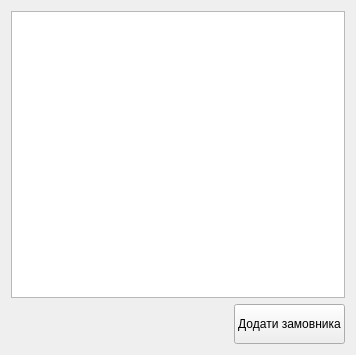
<?xml version="1.0" encoding="UTF-8"?>
<ui version="4.0">
 <class>CustomerForm</class>
 <widget class="QWidget" name="CustomerForm">
  <property name="geometry">
   <rect>
    <x>0</x>
    <y>0</y>
    <width>356</width>
    <height>355</height>
   </rect>
  </property>
  <property name="windowTitle">
   <string>Form</string>
  </property>
  <layout class="QVBoxLayout" name="verticalLayout">
   <item>
    <widget class="CustomerTableView" name="tableCustomer"/>
   </item>
   <item>
    <layout class="QHBoxLayout" name="horizontalLayout">
     <item>
      <spacer name="horizontalSpacer">
       <property name="orientation">
        <enum>Qt::Horizontal</enum>
       </property>
       <property name="sizeHint" stdset="0">
        <size>
         <width>40</width>
         <height>20</height>
        </size>
       </property>
      </spacer>
     </item>
     <item>
      <widget class="QPushButton" name="pushButtonAddCustomer">
       <property name="minimumSize">
        <size>
         <width>111</width>
         <height>40</height>
        </size>
       </property>
       <property name="text">
        <string>Додати замовника</string>
       </property>
      </widget>
     </item>
    </layout>
   </item>
  </layout>
 </widget>
 <customwidgets>
  <customwidget>
   <class>CustomerTableView</class>
   <extends>QTableView</extends>
   <header>customertableview.h</header>
  </customwidget>
 </customwidgets>
 <resources/>
 <connections/>
</ui>
